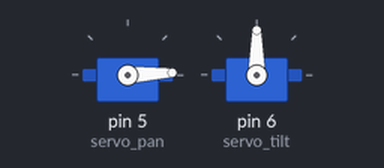
The sketch below on a simulated Arduino Uno, built with avr-gcc and run on an emulated ATmega328P. Shown: 2 × servo.

Above: at 0.05 s.
At 1.35 s:
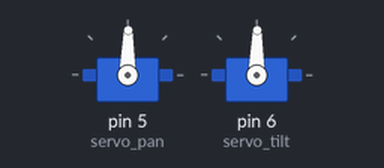
At 2.7 s:
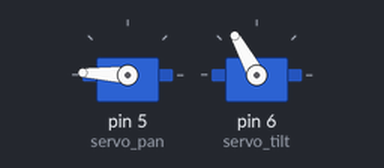
At 5.4 s:
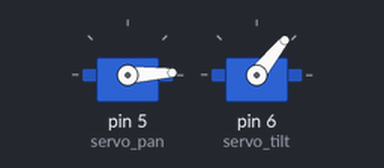
Timing chart, 0 to 7.1 s (numbered marks = the images above):
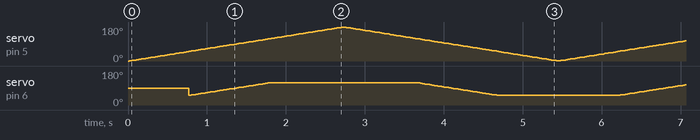

The sketch:

SimpleServo.ino
```cpp
#include <Servo.h>

Servo servo_pan;
Servo servo_tilt;

const int powerButtonPin = 2;

int servoPosition = 0;
int powerState = 0;

void setup() {
  pinMode(powerButtonPin, INPUT);

  servo_pan.attach(5);
  servo_tilt.attach(6);
}

void loop() {

  for(servoPosition = 0; servoPosition < 180; servoPosition += 1) {
    servo_pan.write(servoPosition);
    if (servoPosition < 120 && servoPosition > 50) {
      servo_tilt.write(servoPosition);
    }
    delay(15);
  }
  for(servoPosition = 180; servoPosition>=1; servoPosition-=1) {
    servo_pan.write(servoPosition);
    if (servoPosition < 120 && servoPosition > 50) {
      servo_tilt.write(servoPosition);
    }
    delay(15);
  }
}
```
